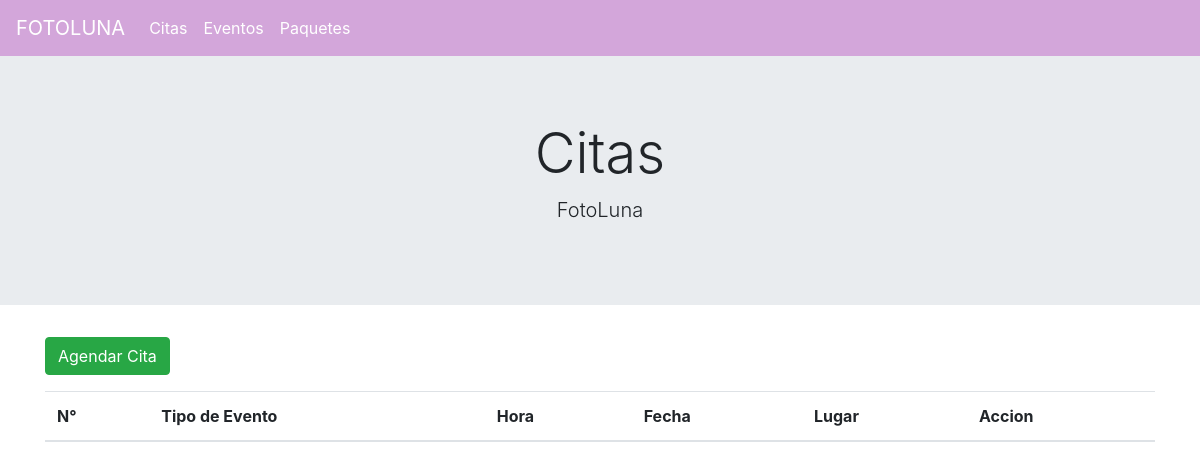
/citas/, run on an earlier commit of the app's database.
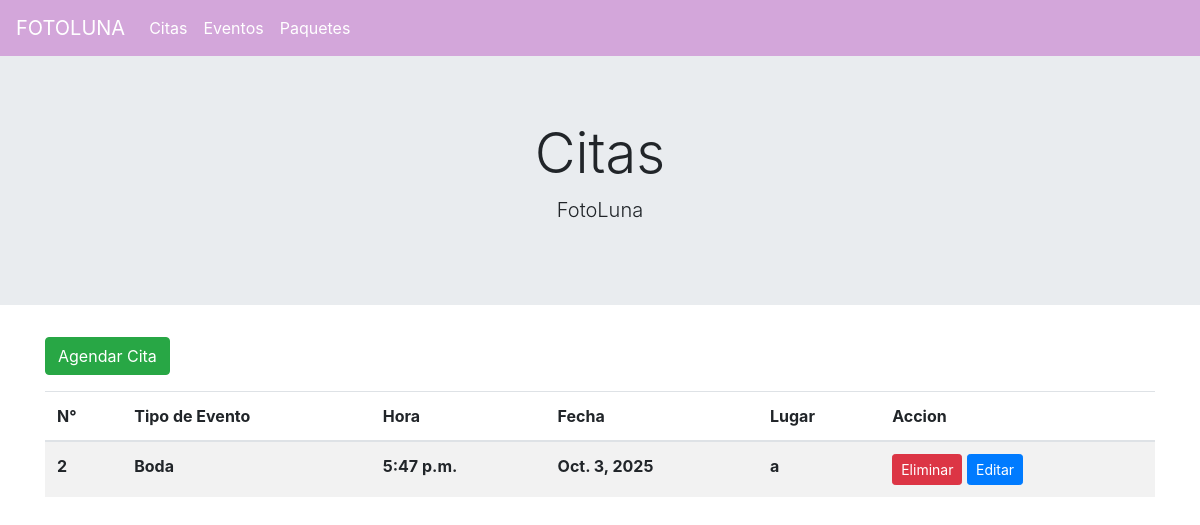
And on a later commit of the database.
### citas/models.py (models this page shows, shortened)
class Cita(models.Model):
    clienteFK = models.ForeignKey(Cliente, on_delete=models.CASCADE)
    eventoFK = models.ForeignKey(Evento, on_delete=models.CASCADE)
    fechaCita = models.DateField()
    horaCita = models.TimeField()
    lugar = models.CharField(max_length=100)
    comentario = models.TextField(max_length=200)

### eventos/models.py (models this page shows)
class Evento(models.Model):
    tipoEvento = models.CharField(max_length=50)
    def __str__(self):
        return self.tipoEvento

### citas/views.py (the view)
# urls.py: path("", views.homeCita, name="homeCita"),
def homeCita(request):
    citas = Cita.objects.all()
    context = {'citas': citas}
    return render(request, 'home.html', context )

### citas/templates/home.html
{% extends 'layout.html' %}
{% block content %}
    <div class="container">
        <a class="btn btn-success mb-3" href="{% url 'agregarCita' %}">Agendar Cita</a>
        <table class="table table-striped">
            <thead>
                <tr>
                    <th scope="col">N°</th>
                    <th scope="col">Tipo de Evento</th>
                    <th scope="col">Hora</th>
                    <th scope="col">Fecha</th>
                    <th scope="col">Lugar</th>
                    <th scope="col">Accion</th>
                </tr>
            </thead>
            <tbody>
                {% for cita in citas %}
                <tr>
                    <th scope="row"> {{cita.id}} </th>
                    <th scope="row"> {{cita.eventoFK}} </th>
                    <th scope="row"> {{cita.horaCita}} </th>
                    <th scope="row"> {{cita.fechaCita}} </th>
                    <th scope="row"> {{cita.lugar}} </th>
                    <td>
                        <a class="btn btn-danger btn-sm" href="{% url 'eliminarCita' cita.id %}">Eliminar </a>
                        <a class="btn btn-primary btn-sm" href="{% url 'editarCita' cita.id %}">Editar </a>
                    </td>
                </tr>
                {% endfor %}
            </tbody>
        </table>
    </div>
{% endblock %}

### citas/templates/layout.html (shortened to what this page needs)
<!doctype html>
<html lang="es">
    <head>
        <link rel="stylesheet" href="https://cdn.jsdelivr.net/npm/bootstrap@4.6.2/dist/css/bootstrap.min.css">
    </head>
    <body>
        <nav class="navbar-custom navbar navbar-expand-lg">
            <a class="navbar-brand" href="{% url 'index' %}">FOTOLUNA</a>
            <div class="collapse navbar-collapse" id="navbarNav">
                <ul class="navbar-nav ">
                    <li class="nav-item">
                        <a class="nav-link active" href="{% url 'homeCita' %}">Citas</a>
                    </li>
                    <li class="nav-item">
                        <a class="nav-link active" href="{% url 'eventos' %}">Eventos</a>
                    </li>
                    <li class="nav-item">
                        <a class="nav-link active" href="{% url 'paquetes' %}">Paquetes</a>
                    </li>
                </ul>
            </div>
        </nav>
        <div class="jumbotron jumbotron-fluid">
            <div class="container text-center">
                <h1 class="display-4">Citas</h1>
                <p class="lead">FotoLuna</p>
            </div>
        </div>
        {% block content %}
        {% endblock %}
    </body>
</html>

### citas/templates/layout.html (style rules this page uses)
.navbar-custom { background-color: #d3a6daff; }
.navbar-custom .navbar-brand, .navbar-custom .nav-link { color: #fff; }

What changed in the data, as far as the page shows it:
added Cita: id "2", eventoFK "Boda", horaCita "5:47 p.m.", fechaCita "Oct. 3, 2025", lugar "a"
